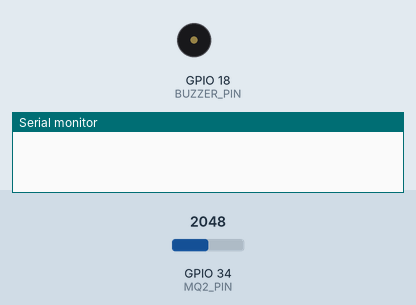
Bench run of a sketch on a simulated ESP32. Shown: buzzer (waves = sounding, pin HIGH), the last lines printed to the serial monitor. The test bench sets the inputs (shaded band); at power-on: GPIO 34 (MQ2_PIN) = 2048. WiFi joins after 1.5 s; servers stay silent unless stated.

Above: at 0.1 s.
At 4.9 s:
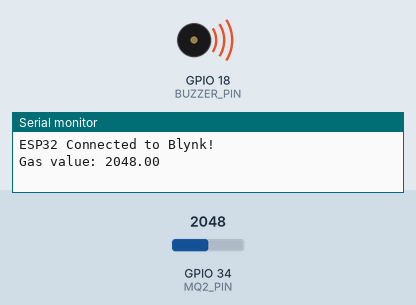
Timing chart, 0 to 6.4 s (numbered marks = the images above):
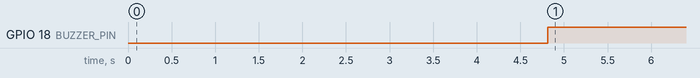

The sketch:

test_gas_sensor.ino
```cpp
// Khai báo các hằng số cần thiết của Template
#define BLYNK_TEMPLATE_ID "TMPL6bBp0Lwdq"
#define BLYNK_TEMPLATE_NAME "Smart House"
#define BLYNK_AUTH_TOKEN "ONgxUUEQ5b65W4O6hKocUzyhYB5Zb2GP"

#define BLYNK_PRINT Serial

#include <WiFi.h>
#include <WiFiClient.h>
#include <BlynkSimpleEsp32.h>

char auth[] = BLYNK_AUTH_TOKEN;
char ssid[] = "Tầng 3"; // Khai báo tên Wifi
char pass[] = "13572468"; // Khai báo mật khẩu Wifi

BlynkTimer timer;

// #define led_pin  15
#define MQ2_PIN 34        // Chân DATA của MQ-2 kết nối với GPIO 19 của ESP32
double gas_value = 0;

#define BUZZER_PIN 18

// BLYNK_WRITE(V0)
// {
//   if(param.asInt()!=0){
//     digitalWrite(led_pin, HIGH);
//   }else{
//     digitalWrite(led_pin, LOW);
//   }
// }

void sendSensorData()
{
  gas_value = analogRead(MQ2_PIN);
  for(int i=1; i<100; i++){
    gas_value+=analogRead(MQ2_PIN);
  }
  double gas_average = gas_value/100;
  // Ghi giá trị vào chân ảo V3
  Blynk.virtualWrite(V3,gas_average);
  // In giá trị lên Serial Monitor:
  Serial.println(String("Gas value: ")+gas_average);
  // Kiểm tra giá trị gas:
  if(gas_average>700){
    digitalWrite(BUZZER_PIN, HIGH);
  }else{
    digitalWrite(BUZZER_PIN, LOW);
  }
}

void setup() //Setup function - only function that is run in deep sleep mode
{
  Serial.begin(9600); // Bắt đầu chạy màn hình Serial với tốc độ 9600 baud

  // Thiết lập led
  // pinMode(led_pin, OUTPUT);
  // digitalWrite(led_pin, LOW);

  // THiết lập cảm biến MQ-2:
  pinMode(MQ2_PIN, INPUT);

  // THiết lập đầu ra cho còi:
  pinMode(BUZZER_PIN, OUTPUT);
  digitalWrite(BUZZER_PIN, LOW);

  Blynk.begin(auth, ssid, pass);//Splash screen delay

  // Tạm dừng 2s để hệ thống hoàn tất các thiết lập cần thiết
  delay(2000);

  // Mỗi 1s gọi hàm 1 lần
  timer.setInterval(1000L, sendSensorData);

}

// Hàm xử lý khi ESP32 kết nối với Blynk
BLYNK_CONNECTED() {
  Serial.println("ESP32 Connected to Blynk!");
  Blynk.syncVirtual(V0, V1, V2, V3);  // Đồng bộ dữ liệu từ các chân ảo V0
}

void loop() // Hàm lặp
{
  Blynk.run();
  timer.run();
}
```

Measured:
- by itself, GPIO 18 (BUZZER_PIN): LOW → HIGH at 4.8 s
